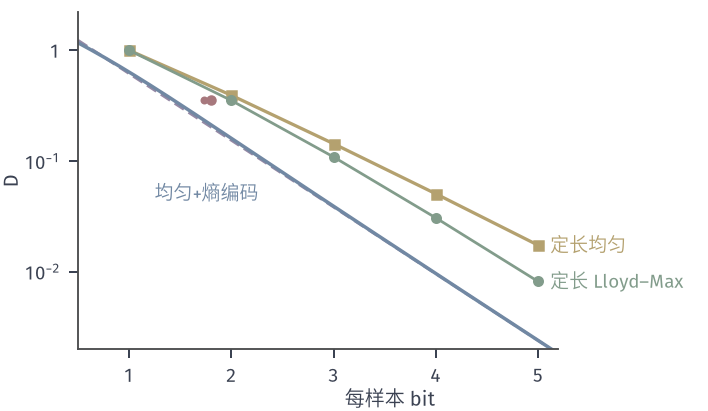

Reproduce this figure in Python.
from pathlib import Path
import sys
HERE = Path(__file__).resolve().parent
sys.path.insert(0, str(HERE.parent/'quant-common'))
from quant_fig import *
# Mean squared error against description rate (bits per sample) for Laplace(0,1):
# yellow squares: best fixed-length mid-rise uniform quantizer with N = 2^R levels (step by grid search);
# green circles: fixed-length Lloyd-Max with N = 2^R; blue curve: infinite mid-tread uniform quantizer, rate = index entropy H(J);
# purple dashed: high-resolution formula (2e)^2/12 * 2^{-2R}; red points: Lloyd-Max N=4 with Huffman index code
# (average length 1.8048) and with ideal length H(J) = 1.7286.
Rs = np.arange(1, 6)
Du, Dl = [], []
for R in Rs:
    N = 2**R; ds = np.linspace(.05, 4, 8001)
    Du.append(min(sum(uniform_parts(N, d)) for d in ds))
    Dl.append(lloyd(np.linspace(-1.5, 1.5, N)*(4/N)**.3, 4000)[-1][2])
ds = np.exp(np.linspace(np.log(.045), np.log(6), 200))
HE = []; DE = []
for d in ds:
    p, D = midtread(d); HE.append(entropy_bits(p)); DE.append(D)
lm4 = lloyd([-1.5, -.5, .5, 1.5], 400)[-1]; e = [-math.inf]+list(lm4[0])+[math.inf]
p4 = [mass(e[j], e[j+1]) for j in range(4)]; H4 = entropy_bits(p4)
fig, ax = figure(width_mm=100, height_mm=58)
panel(fig, left=.11, right=.99, bottom=.15, top=.97)
rr = np.linspace(.5, 5.1, 100)
ax.plot(rr, (2*math.e)**2/12*2.0**(-2*rr), color=PURPLE, lw=1.1, ls=DASH)
ax.plot(HE, DE, color=BLUE, lw=1.4)
ax.plot(Rs, Du, 's-', color=YELLOW, lw=1.3, ms=3.6)
ax.plot(Rs, Dl, 'o-', color=GREEN, lw=1.1, ms=3.4)
dot(ax, 1.8048, lm4[2]); dot(ax, H4, lm4[2], ms=3.2)
lab(ax, 5.12, Du[-1], '定长均匀', YELLOW, va='center'); lab(ax, 5.12, Dl[-1], '定长 Lloyd–Max', GREEN, va='center')
lab(ax, 1.25, .045, '均匀+熵编码', BLUE)
ax.set_yscale('log'); ax.set_xlim(.5, 6.6); ax.set_ylim(.002, 2.2); ax.minorticks_off()
ax.set_yticks([.01, .1, 1]); ax.set_yticklabels(['$10^{-2}$', '$10^{-1}$', '$1$'])
ax.set_xticks([1, 2, 3, 4, 5]); ax.spines['bottom'].set_bounds(.5, 5.2); ax.set_xlabel('每样本 bit', labelpad=1); ax.set_ylabel('$D$', labelpad=1)
save(fig, HERE, 'figure', {'uniform_fixed': dict(zip(map(int, Rs), map(float, Du))), 'lloyd_fixed': dict(zip(map(int, Rs), map(float, Dl))),
     'lm4_D': float(lm4[2]), 'lm4_H': H4, 'lm4_p': p4,
     'ec_at_H_near_2': [(float(h), float(D)) for h, D in zip(HE, DE) if 1.7 < h < 2.6][::6]})
